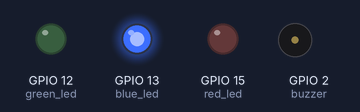
Bench run of a program on a simulated ESP32 board running MicroPython. Parts: output pins drawn as LEDs (lit = HIGH), buzzer (waves = sounding, pin HIGH). What the program prints to the serial console is not drawn. At 31.0 s the program stops and its outputs stay as they are.

Above: at 0.1 s.
At 2.1 s:
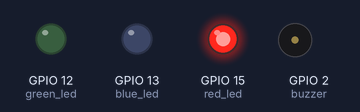
At 4.1 s:
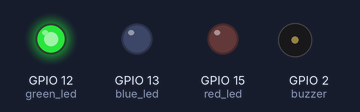
At 6.1 s:
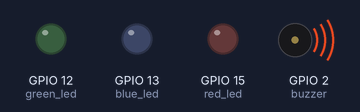
At 31.1 s:
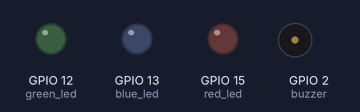
Timing chart, 0 to 32.5 s (numbered marks = the images above):
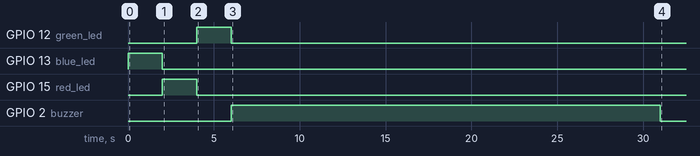

Measured:
- by itself, GPIO 12 (green_led): LOW → HIGH at 4.0 s, → LOW 2.0 s later
- by itself, GPIO 13 (blue_led): LOW → HIGH at 0.00 s, → LOW 2.0 s later
- by itself, GPIO 15 (red_led): LOW → HIGH at 2.0 s, → LOW 2.0 s later
- by itself, GPIO 2 (buzzer): LOW → HIGH at 6.0 s, → LOW 25.0 s later

The program:

assignment_blink.py
```python
from machine import Pin
from utime import sleep

print("Hello, ESP32!")

red_led = Pin(15, Pin.OUT)
blue_led = Pin(13, Pin.OUT)
green_led = Pin(12, Pin.OUT)
buzzer = Pin(2, Pin.OUT)

blue_led.on()
sleep(2)
blue_led.off()

red_led.on()
sleep(2)
red_led.off()

green_led.on()
sleep(2)
green_led.off()

for x in range(0,5):
  buzzer.on()
  sleep(5)
  buzzer.off()
```
